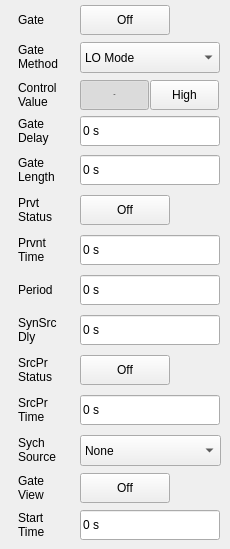
    <widget class="QWidget" name="Period_Trigger_Source">
     <widget class="QLabel" name="label_49">
      <property name="geometry">
       <rect>
        <x>18</x>
        <y>435</y>
        <width>81</width>
        <height>30</height>
       </rect>
      </property>
      <property name="text">
       <string>Sych 
Source</string>
      </property>
     </widget>
     <widget class="SA_LineEdit" name="edit_Period_TriggerDelay">
      <property name="geometry">
       <rect>
        <x>80</x>
        <y>116</y>
        <width>140</width>
        <height>30</height>
       </rect>
      </property>
      <property name="text">
       <string>0 s</string>
      </property>
      <property name="readOnly">
       <bool>true</bool>
      </property>
     </widget>
     <widget class="QPushButton" name="pb_Period_High">
      <property name="geometry">
       <rect>
        <x>150</x>
        <y>80</y>
        <width>69</width>
        <height>30</height>
       </rect>
      </property>
      <property name="focusPolicy">
       <enum>Qt::NoFocus</enum>
      </property>
      <property name="styleSheet">
       <string notr="true">/*******************indoor**********************/
#sa_dialog_doorcontrol[status  =  &quot;indoor&quot;] 
QPushButton{
	font: 75 13px &quot;Arial&quot;;
	font-weight:bold;
}

#sa_dialog_doorcontrol[status  =  &quot;indoor&quot;] 
QPushButton:checked{
background-color:transparent;
	background-image: url(:/sa/image/fre_checked_right.png);
	background-position:right;
color:rgba(87, 87, 87, 1);
}

#sa_dialog_doorcontrol[status  =  &quot;indoor&quot;] 
QPushButton:!checked
{

color:rgba(123, 123, 123, 1);
background-color:transparent;
	background-image: url(:/sa/image/fre_checked_left.png);
	background-position:right;
}

/*******************outdoor**********************/
#sa_dialog_doorcontrol[status  =  &quot;outdoor&quot;] 
QPushButton{
	font: 75 13px &quot;Arial&quot;;
	font-weight:bold;
}

#sa_dialog_doorcontrol[status  =  &quot;outdoor&quot;] 
QPushButton:checked{
background-color:transparent;
	background-image: url(:/sa/image/fre_checked_right.png);
	background-position:right;
color:rgba(87, 87, 87, 1);
}

#sa_dialog_doorcontrol[status  =  &quot;outdoor&quot;] 
QPushButton:!checked
{

color:rgba(123, 123, 123, 1);
background-color:transparent;
	background-image: url(:/sa/image/fre_checked_left.png);
	background-position:right;
}

/*******************night**********************/
#sa_dialog_doorcontrol[status  =  &quot;night&quot;] 
QPushButton{
	font: 75 13px &quot;Arial&quot;;
	font-weight:bold;
}

#sa_dialog_doorcontrol[status  =  &quot;night&quot;] 
QPushButton:checked{
background-color:transparent;
	background-image: url(:/sa/image/night/btn_right_click.png);
	background-position:right;
color:rgba(87, 87, 87, 1);
}

#sa_dialog_doorcontrol[status  =  &quot;night&quot;] 
QPushButton:!checked
{

color:rgba(123, 123, 123, 1);
background-color:transparent;
	background-image: url(:/sa/image/night/btn_right_nor.png);
	background-position:right;
}</string>
      </property>
      <property name="text">
       <string>High</string>
      </property>
      <property name="checkable">
       <bool>true</bool>
      </property>
      <property name="checked">
       <bool>false</bool>
      </property>
      <property name="autoExclusive">
       <bool>true</bool>
      </property>
     </widget>
     <widget class="SA_LineEdit" name="edit_Period_Period">
      <property name="geometry">
       <rect>
        <x>80</x>
        <y>275</y>
        <width>140</width>
        <height>30</height>
       </rect>
      </property>
      <property name="text">
       <string>0 s</string>
      </property>
      <property name="readOnly">
       <bool>true</bool>
      </property>
     </widget>
     <widget class="QLabel" name="label_50">
      <property name="geometry">
       <rect>
        <x>18</x>
        <y>275</y>
        <width>71</width>
        <height>30</height>
       </rect>
      </property>
      <property name="text">
       <string>Period</string>
      </property>
     </widget>
     <widget class="QLabel" name="label_45">
      <property name="geometry">
       <rect>
        <x>18</x>
        <y>116</y>
        <width>81</width>
        <height>30</height>
       </rect>
      </property>
      <property name="text">
       <string>Gate
Delay</string>
      </property>
     </widget>
     <widget class="QPushButton" name="pb_Period_SynSrcPreventStatus">
      <property name="geometry">
       <rect>
        <x>80</x>
        <y>355</y>
        <width>90</width>
        <height>30</height>
       </rect>
      </property>
      <property name="focusPolicy">
       <enum>Qt::NoFocus</enum>
      </property>
      <property name="styleSheet">
       <string notr="true">/*******************indoor**********************/
#sa_dialog_doorcontrol[status  =  &quot;indoor&quot;] 
QPushButton
{
	background-color:rgba(0,0,0,0);
	font: 75 13px &quot;Arial&quot;;
	font-weight:bold;
}
#sa_dialog_doorcontrol[status  =  &quot;indoor&quot;] 
QPushButton:checked
{
	padding:7px 44px 6px 25px;
	color:rgba(87, 87, 87, 1);
	border-image: url(:/sa/image/toggle_on.png);
}
#sa_dialog_doorcontrol[status  =  &quot;indoor&quot;] 
QPushButton:!checked
{
	padding:7px 17px 6px 36px;
	color:rgba(123, 123, 123, 1);
	border-image: url(:/sa/image/toggle_off.png);
}

/*******************outdoor**********************/
#sa_dialog_doorcontrol[status  =  &quot;outdoor&quot;] 
QPushButton
{
	background-color:rgba(0,0,0,0);
	font: 75 13px &quot;Arial&quot;;
	font-weight:bold;
}
#sa_dialog_doorcontrol[status  =  &quot;outdoor&quot;] 
QPushButton:checked
{
	padding:7px 44px 6px 25px;
	color:rgba(87, 87, 87, 1);
	border-image: url(:/sa/image/toggle_on.png);
}
#sa_dialog_doorcontrol[status  =  &quot;outdoor&quot;] 
QPushButton:!checked
{
	padding:7px 17px 6px 36px;
	color:rgba(123, 123, 123, 1);
	border-image: url(:/sa/image/toggle_off.png);
}

/*******************night**********************/
#sa_dialog_doorcontrol[status  =  &quot;night&quot;] 
QPushButton
{
	background-color:rgba(0,0,0,0);
	font: 75 13px &quot;Arial&quot;;
	font-weight:bold;
}
#sa_dialog_doorcontrol[status  =  &quot;night&quot;] 
QPushButton:checked
{
	padding:7px 44px 6px 25px;
	color:rgba(87, 87, 87, 1);
	border-image: url(:/sa/image/night/toggle_on.png);
}
#sa_dialog_doorcontrol[status  =  &quot;night&quot;] 
QPushButton:!checked
{
	padding:7px 17px 6px 36px;
	color:rgba(123, 123, 123, 1);
	border-image: url(:/sa/image/night/toggle_off.png);
}</string>
      </property>
      <property name="text">
       <string>Off</string>
      </property>
      <property name="checkable">
       <bool>true</bool>
      </property>
      <property name="checked">
       <bool>false</bool>
      </property>
     </widget>
     <widget class="QLabel" name="label_44">
      <property name="geometry">
       <rect>
        <x>18</x>
        <y>5</y>
        <width>71</width>
        <height>30</height>
       </rect>
      </property>
      <property name="text">
       <string>Gate</string>
      </property>
     </widget>
     <widget class="SA_LineEdit" name="edit_Period_SrcPrTime">
      <property name="geometry">
       <rect>
        <x>80</x>
        <y>395</y>
        <width>140</width>
        <height>30</height>
       </rect>
      </property>
      <property name="text">
       <string>0 s</string>
      </property>
      <property name="readOnly">
       <bool>true</bool>
      </property>
     </widget>
     <widget class="SA_Combobox" name="Period_SweepModeBox">
      <property name="geometry">
       <rect>
        <x>80</x>
        <y>42</y>
        <width>140</width>
        <height>31</height>
       </rect>
      </property>
      <item>
       <property name="text">
        <string>LO Mode</string>
       </property>
      </item>
      <item>
       <property name="text">
        <string>Vedio Mode</string>
       </property>
      </item>
      <item>
       <property name="text">
        <string>FFT Mode</string>
       </property>
      </item>
     </widget>
     <widget class="QLabel" name="label_43">
      <property name="geometry">
       <rect>
        <x>18</x>
        <y>195</y>
        <width>81</width>
        <height>30</height>
       </rect>
      </property>
      <property name="text">
       <string>Prvt 
Status</string>
      </property>
     </widget>
     <widget class="SA_LineEdit" name="edit_Period_SynSrcDelay">
      <property name="geometry">
       <rect>
        <x>80</x>
        <y>315</y>
        <width>140</width>
        <height>30</height>
       </rect>
      </property>
      <property name="text">
       <string>0 s</string>
      </property>
      <property name="readOnly">
       <bool>true</bool>
      </property>
     </widget>
     <widget class="QLabel" name="label_42">
      <property name="geometry">
       <rect>
        <x>18</x>
        <y>80</y>
        <width>91</width>
        <height>30</height>
       </rect>
      </property>
      <property name="text">
       <string>Control 
Value</string>
      </property>
     </widget>
     <widget class="SA_LineEdit" name="edit_Period_DoorWidth">
      <property name="geometry">
       <rect>
        <x>80</x>
        <y>155</y>
        <width>140</width>
        <height>30</height>
       </rect>
      </property>
      <property name="text">
       <string>0 s</string>
      </property>
      <property name="readOnly">
       <bool>true</bool>
      </property>
     </widget>
     <widget class="QLabel" name="label_48">
      <property name="geometry">
       <rect>
        <x>18</x>
        <y>235</y>
        <width>81</width>
        <height>30</height>
       </rect>
      </property>
      <property name="text">
       <string>Prvnt 
Time</string>
      </property>
     </widget>
     <widget class="QLabel" name="label_53">
      <property name="geometry">
       <rect>
        <x>18</x>
        <y>315</y>
        <width>81</width>
        <height>30</height>
       </rect>
      </property>
      <property name="text">
       <string>SynSrc
Dly</string>
      </property>
     </widget>
     <widget class="QLabel" name="label_52">
      <property name="geometry">
       <rect>
        <x>18</x>
        <y>355</y>
        <width>81</width>
        <height>30</height>
       </rect>
      </property>
      <property name="text">
       <string>SrcPr
Status</string>
      </property>
     </widget>
     <widget class="SA_LineEdit" name="edit_Period_PreventTime">
      <property name="geometry">
       <rect>
        <x>80</x>
        <y>235</y>
        <width>140</width>
        <height>30</height>
       </rect>
      </property>
      <property name="text">
       <string>0 s</string>
      </property>
      <property name="readOnly">
       <bool>true</bool>
      </property>
     </widget>
     <widget class="QPushButton" name="Period_Sweep_Switch">
      <property name="geometry">
       <rect>
        <x>80</x>
        <y>5</y>
        <width>90</width>
        <height>30</height>
       </rect>
      </property>
      <property name="focusPolicy">
       <enum>Qt::NoFocus</enum>
      </property>
      <property name="styleSheet">
       <string notr="true">/*******************indoor**********************/
#sa_dialog_doorcontrol[status  =  &quot;indoor&quot;] 
QPushButton
{
	background-color:rgba(0,0,0,0);
	font: 75 13px &quot;Arial&quot;;
	font-weight:bold;
}
#sa_dialog_doorcontrol[status  =  &quot;indoor&quot;] 
QPushButton:checked
{
	padding:7px 44px 6px 25px;
	color:rgba(87, 87, 87, 1);
	border-image: url(:/sa/image/toggle_on.png);
}
#sa_dialog_doorcontrol[status  =  &quot;indoor&quot;] 
QPushButton:!checked
{
	padding:7px 17px 6px 36px;
	color:rgba(123, 123, 123, 1);
	border-image: url(:/sa/image/toggle_off.png);
}

/*******************outdoor**********************/
#sa_dialog_doorcontrol[status  =  &quot;outdoor&quot;] 
QPushButton
{
	background-color:rgba(0,0,0,0);
	font: 75 13px &quot;Arial&quot;;
	font-weight:bold;
}
#sa_dialog_doorcontrol[status  =  &quot;outdoor&quot;] 
QPushButton:checked
{
	padding:7px 44px 6px 25px;
	color:rgba(87, 87, 87, 1);
	border-image: url(:/sa/image/toggle_on.png);
}
#sa_dialog_doorcontrol[status  =  &quot;outdoor&quot;] 
QPushButton:!checked
{
	padding:7px 17px 6px 36px;
	color:rgba(123, 123, 123, 1);
	border-image: url(:/sa/image/toggle_off.png);
}

/*******************night**********************/
#sa_dialog_doorcontrol[status  =  &quot;night&quot;] 
QPushButton
{
	background-color:rgba(0,0,0,0);
	font: 75 13px &quot;Arial&quot;;
	font-weight:bold;
}
#sa_dialog_doorcontrol[status  =  &quot;night&quot;] 
QPushButton:checked
{
	padding:7px 44px 6px 25px;
	color:rgba(87, 87, 87, 1);
	border-image: url(:/sa/image/night/toggle_on.png);
}
#sa_dialog_doorcontrol[status  =  &quot;night&quot;] 
QPushButton:!checked
{
	padding:7px 17px 6px 36px;
	color:rgba(123, 123, 123, 1);
	border-image: url(:/sa/image/night/toggle_off.png);
}</string>
      </property>
      <property name="text">
       <string>Off</string>
      </property>
      <property name="checkable">
       <bool>true</bool>
      </property>
      <property name="checked">
       <bool>false</bool>
      </property>
     </widget>
     <widget class="QPushButton" name="pb_Period_Low">
      <property name="geometry">
       <rect>
        <x>80</x>
        <y>80</y>
        <width>69</width>
        <height>30</height>
       </rect>
      </property>
      <property name="font">
       <font>
        <family>Arial</family>
        <pointsize>-1</pointsize>
        <weight>75</weight>
        <italic>false</italic>
        <bold>true</bold>
       </font>
      </property>
      <property name="focusPolicy">
       <enum>Qt::NoFocus</enum>
      </property>
      <property name="styleSheet">
       <string notr="true">/*******************indoor**********************/
#sa_dialog_doorcontrol[status  =  &quot;indoor&quot;] 
QPushButton{
	font: 75 13px &quot;Arial&quot;;
	font-weight:bold;
}
#sa_dialog_doorcontrol[status  =  &quot;indoor&quot;] 
QPushButton:checked{
	color:rgba(87, 87, 87, 1);
	background-color:transparent;
	padding: 8px 14px 7px 15px;
	background-image: url(:/sa/image/fre_checked_left.png);
}
#sa_dialog_doorcontrol[status  =  &quot;indoor&quot;] 
QPushButton:!checked
{
color:rgba(123, 123, 123, 1);
background-color:transparent;
padding: 8px 14px 7px 15px;
	background-image: url(:/sa/image/fre_checked_right.png);
}

/*******************outdoor**********************/
#sa_dialog_doorcontrol[status  =  &quot;outdoor&quot;] 
QPushButton{
	font: 75 13px &quot;Arial&quot;;
	font-weight:bold;
}
#sa_dialog_doorcontrol[status  =  &quot;outdoor&quot;] 
QPushButton:checked{
	color:rgba(87, 87, 87, 1);
	background-color:transparent;
	padding: 8px 14px 7px 15px;
	background-image: url(:/sa/image/fre_checked_left.png);
}
#sa_dialog_doorcontrol[status  =  &quot;outdoor&quot;] 
QPushButton:!checked
{
color:rgba(123, 123, 123, 1);
background-color:transparent;
padding: 8px 14px 7px 15px;
	background-image: url(:/sa/image/fre_checked_right.png);
}

/*******************night**********************/
#sa_dialog_doorcontrol[status  =  &quot;night&quot;] 
QPushButton{
	font: 75 13px &quot;Arial&quot;;
	font-weight:bold;
}
#sa_dialog_doorcontrol[status  =  &quot;night&quot;] 
QPushButton:checked{
	color:rgba(87, 87, 87, 1);
	background-color:transparent;
	padding: 8px 14px 7px 15px;
	background-image: url(:/sa/image/night/btn_left_click.png);
}
#sa_dialog_doorcontrol[status  =  &quot;night&quot;] 
QPushButton:!checked
{
color:rgba(123, 123, 123, 1);
background-color:transparent;
padding: 8px 14px 7px 15px;
	background-image: url(:/sa/image/night/btn_left_nor.png);
}
</string>
      </property>
      <property name="text">
       <string>Low</string>
      </property>
      <property name="checkable">
       <bool>true</bool>
      </property>
      <property name="checked">
       <bool>true</bool>
      </property>
      <property name="autoExclusive">
       <bool>true</bool>
      </property>
     </widget>
     <widget class="SA_Combobox" name="Period_SynchSourceBox">
      <property name="geometry">
       <rect>
        <x>80</x>
        <y>435</y>
        <width>141</width>
        <height>31</height>
       </rect>
      </property>
      <item>
       <property name="text">
        <string>None</string>
       </property>
      </item>
      <item>
       <property name="text">
        <string>Extern Trigger</string>
       </property>
      </item>
      <item>
       <property name="text">
        <string>RF Burst Trigger</string>
       </property>
      </item>
     </widget>
     <widget class="QLabel" name="label_47">
      <property name="geometry">
       <rect>
        <x>18</x>
        <y>42</y>
        <width>91</width>
        <height>30</height>
       </rect>
      </property>
      <property name="text">
       <string>Gate 
Method</string>
      </property>
     </widget>
     <widget class="QLabel" name="label_46">
      <property name="geometry">
       <rect>
        <x>18</x>
        <y>155</y>
        <width>81</width>
        <height>30</height>
       </rect>
      </property>
      <property name="text">
       <string>Gate 
Length</string>
      </property>
     </widget>
     <widget class="QLabel" name="label_51">
      <property name="geometry">
       <rect>
        <x>18</x>
        <y>395</y>
        <width>81</width>
        <height>30</height>
       </rect>
      </property>
      <property name="text">
       <string>SrcPr
Time</string>
      </property>
     </widget>
     <widget class="QPushButton" name="pb_Period_PreventStatus">
      <property name="geometry">
       <rect>
        <x>80</x>
        <y>195</y>
        <width>90</width>
        <height>30</height>
       </rect>
      </property>
      <property name="focusPolicy">
       <enum>Qt::NoFocus</enum>
      </property>
      <property name="styleSheet">
       <string notr="true">/*******************indoor**********************/
#sa_dialog_doorcontrol[status  =  &quot;indoor&quot;] 
QPushButton
{
	background-color:rgba(0,0,0,0);
	font: 75 13px &quot;Arial&quot;;
	font-weight:bold;
}
#sa_dialog_doorcontrol[status  =  &quot;indoor&quot;] 
QPushButton:checked
{
	padding:7px 44px 6px 25px;
	color:rgba(87, 87, 87, 1);
	border-image: url(:/sa/image/toggle_on.png);
}
#sa_dialog_doorcontrol[status  =  &quot;indoor&quot;] 
QPushButton:!checked
{
	padding:7px 17px 6px 36px;
	color:rgba(123, 123, 123, 1);
	border-image: url(:/sa/image/toggle_off.png);
}

/*******************outdoor**********************/
#sa_dialog_doorcontrol[status  =  &quot;outdoor&quot;] 
QPushButton
{
	background-color:rgba(0,0,0,0);
	font: 75 13px &quot;Arial&quot;;
	font-weight:bold;
}
#sa_dialog_doorcontrol[status  =  &quot;outdoor&quot;] 
QPushButton:checked
{
	padding:7px 44px 6px 25px;
	color:rgba(87, 87, 87, 1);
	border-image: url(:/sa/image/toggle_on.png);
}
#sa_dialog_doorcontrol[status  =  &quot;outdoor&quot;] 
QPushButton:!checked
{
	padding:7px 17px 6px 36px;
	color:rgba(123, 123, 123, 1);
	border-image: url(:/sa/image/toggle_off.png);
}

/*******************night**********************/
#sa_dialog_doorcontrol[status  =  &quot;night&quot;] 
QPushButton
{
	background-color:rgba(0,0,0,0);
	font: 75 13px &quot;Arial&quot;;
	font-weight:bold;
}
#sa_dialog_doorcontrol[status  =  &quot;night&quot;] 
QPushButton:checked
{
	padding:7px 44px 6px 25px;
	color:rgba(87, 87, 87, 1);
	border-image: url(:/sa/image/night/toggle_on.png);
}
#sa_dialog_doorcontrol[status  =  &quot;night&quot;] 
QPushButton:!checked
{
	padding:7px 17px 6px 36px;
	color:rgba(123, 123, 123, 1);
	border-image: url(:/sa/image/night/toggle_off.png);
}</string>
      </property>
      <property name="text">
       <string>Off</string>
      </property>
      <property name="checkable">
       <bool>true</bool>
      </property>
      <property name="checked">
       <bool>false</bool>
      </property>
     </widget>
     <widget class="SA_LineEdit" name="edit_Period_GateView_StartTime">
      <property name="geometry">
       <rect>
        <x>80</x>
        <y>510</y>
        <width>140</width>
        <height>30</height>
       </rect>
      </property>
      <property name="text">
       <string>0 s</string>
      </property>
      <property name="readOnly">
       <bool>true</bool>
      </property>
     </widget>
     <widget class="QLabel" name="label_54">
      <property name="geometry">
       <rect>
        <x>18</x>
        <y>473</y>
        <width>81</width>
        <height>30</height>
       </rect>
      </property>
      <property name="text">
       <string>Gate 
View</string>
      </property>
     </widget>
     <widget class="QLabel" name="label_55">
      <property name="geometry">
       <rect>
        <x>18</x>
        <y>510</y>
        <width>81</width>
        <height>30</height>
       </rect>
      </property>
      <property name="text">
       <string>Start
Time</string>
      </property>
     </widget>
     <widget class="QPushButton" name="pb_Period_GateViewStatus">
      <property name="geometry">
       <rect>
        <x>80</x>
        <y>473</y>
        <width>90</width>
        <height>30</height>
       </rect>
      </property>
      <property name="focusPolicy">
       <enum>Qt::NoFocus</enum>
      </property>
      <property name="styleSheet">
       <string notr="true">/*******************indoor**********************/
#sa_dialog_doorcontrol[status  =  &quot;indoor&quot;] 
QPushButton
{
	background-color:rgba(0,0,0,0);
	font: 75 13px &quot;Arial&quot;;
	font-weight:bold;
}
#sa_dialog_doorcontrol[status  =  &quot;indoor&quot;] 
QPushButton:checked
{
	padding:7px 44px 6px 25px;
	color:rgba(87, 87, 87, 1);
	border-image: url(:/sa/image/toggle_on.png);
}
#sa_dialog_doorcontrol[status  =  &quot;indoor&quot;] 
QPushButton:!checked
{
	padding:7px 17px 6px 36px;
	color:rgba(123, 123, 123, 1);
	border-image: url(:/sa/image/toggle_off.png);
}

/*******************outdoor**********************/
#sa_dialog_doorcontrol[status  =  &quot;outdoor&quot;] 
QPushButton
{
	background-color:rgba(0,0,0,0);
	font: 75 13px &quot;Arial&quot;;
	font-weight:bold;
}
#sa_dialog_doorcontrol[status  =  &quot;outdoor&quot;] 
QPushButton:checked
{
	padding:7px 44px 6px 25px;
	color:rgba(87, 87, 87, 1);
	border-image: url(:/sa/image/toggle_on.png);
}
#sa_dialog_doorcontrol[status  =  &quot;outdoor&quot;] 
QPushButton:!checked
{
	padding:7px 17px 6px 36px;
	color:rgba(123, 123, 123, 1);
	border-image: url(:/sa/image/toggle_off.png);
}

/*******************night**********************/
#sa_dialog_doorcontrol[status  =  &quot;night&quot;] 
QPushButton
{
	background-color:rgba(0,0,0,0);
	font: 75 13px &quot;Arial&quot;;
	font-weight:bold;
}
#sa_dialog_doorcontrol[status  =  &quot;night&quot;] 
QPushButton:checked
{
	padding:7px 44px 6px 25px;
	color:rgba(87, 87, 87, 1);
	border-image: url(:/sa/image/night/toggle_on.png);
}
#sa_dialog_doorcontrol[status  =  &quot;night&quot;] 
QPushButton:!checked
{
	padding:7px 17px 6px 36px;
	color:rgba(123, 123, 123, 1);
	border-image: url(:/sa/image/night/toggle_off.png);
}</string>
      </property>
      <property name="text">
       <string>Off</string>
      </property>
      <property name="checkable">
       <bool>true</bool>
      </property>
      <property name="checked">
       <bool>false</bool>
      </property>
     </widget>
    </widget>
